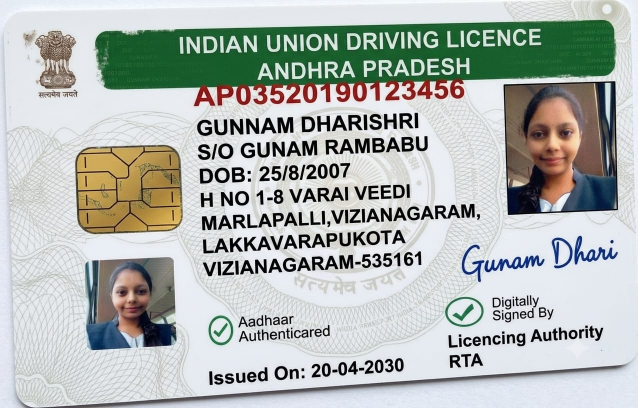
#> input picture uploadS/national_id/WhatsApp_Image_2026-09-13_at_8.32.29_PM.jpeg, 1275 x 816 px (shown at 1/2 size)
$ python -i face_compariSon.py   (imports and definitions only)
#> lines starting #> are read from the running program, lines starting #| are printed output that depends on the picture
import cv2
import numpy as np


CASCADE_PATH = cv2.data.haarcascades + (
    "haarcascade_frontalface_default.xml"
)

face_cascade = cv2.CascadeClassifier(
    CASCADE_PATH
)


def get_face(image_path):
    """
    Detect the largest face in an image.

    Prototype only.
    This does not identify a person.
    """

    image = cv2.imread(image_path)
#> image is the input picture: shape (816, 1275, 3); mean B, G, R 178.7, 183, 177

    if image is None:
        return None

    gray = cv2.cvtColor(
        image,
        cv2.COLOR_BGR2GRAY
    )
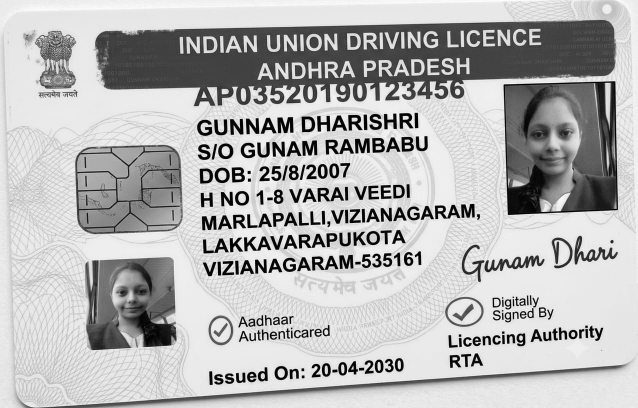
#> gray: shape (816, 1275) (shown at 1/2 size); min 0, max 255, mean 180.7

    faces = face_cascade.detectMultiScale(
        gray,
        scaleFactor=1.1,
        minNeighbors=5,
        minSize=(60, 60)
    )
#> faces = [[209, 542, 106, 106], [1028, 205, 158, 158]]

    if len(faces) == 0:
        return None

    # Select the largest detected face
    largest_face = max(
        faces,
        key=lambda rect: rect[2] * rect[3]
    )
#> largest_face = [1028, 205, 158, 158]

    x, y, w, h = largest_face
#> x = 1028; y = 205; w = 158; h = 158

    # Add a small margin around the face
    margin_x = int(w * 0.15)
#> margin_x = 23
    margin_y = int(h * 0.15)
#> margin_y = 23

    x1 = max(0, x - margin_x)
#> x1 = 1005
    y1 = max(0, y - margin_y)
#> y1 = 182

    x2 = min(gray.shape[1], x + w + margin_x)
#> x2 = 1209
    y2 = min(gray.shape[0], y + h + margin_y)
#> y2 = 386

    face = gray[y1:y2, x1:x2]
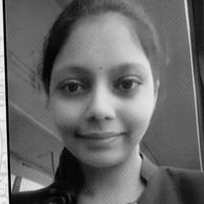
#> face: shape (204, 204); min 0, max 254, mean 104.2

    if face.size == 0:
        return None

    # Standardize size
    face = cv2.resize(
        face,
        (200, 200)
    )
#> face: shape (200, 200)

    # Improve contrast
    face = cv2.equalizeHist(face)
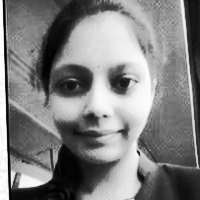
#> face: shape (200, 200); min 0, max 255, mean 128.5

    return face


# [241 lines left out: functions pixel_similarity, histogram_similarity, structural_similarity, compare_faces, not called in this run]

>>> result = get_face('../uploadS/national_id/WhatsApp_Image_2026-09-13_at_8.32.29_PM.jpeg')
